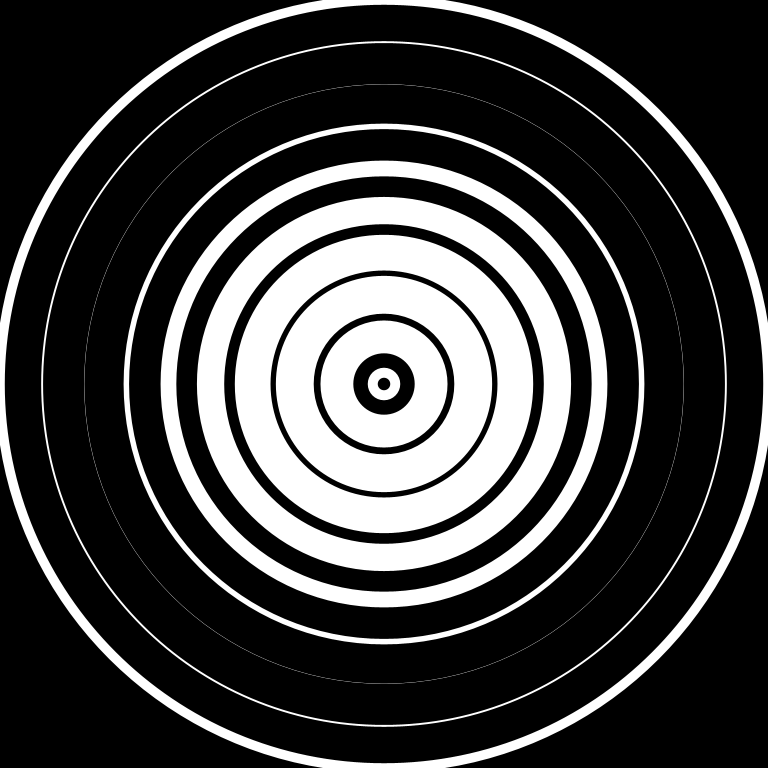
Frame 1 (no input)
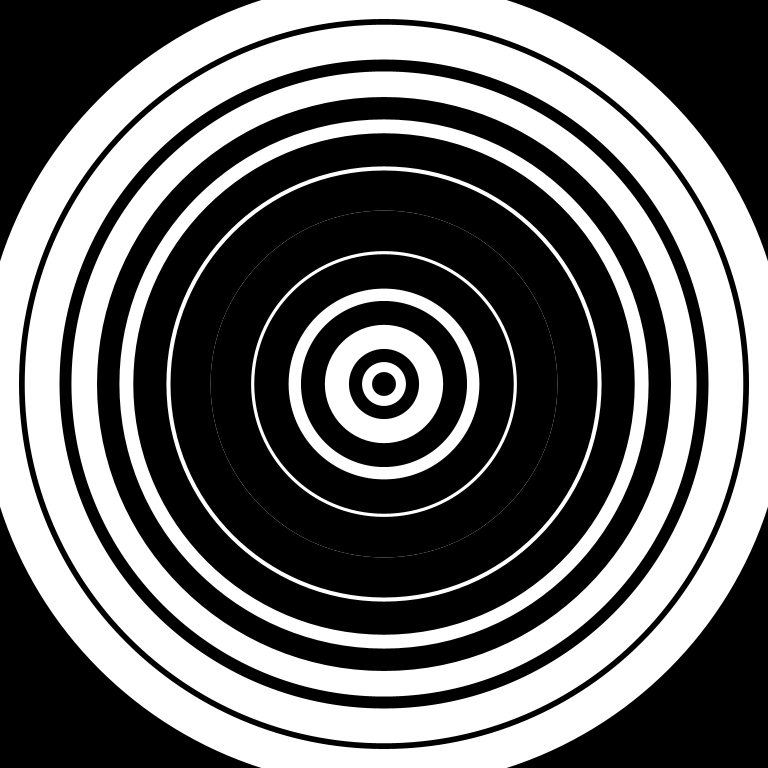
Frame 60 (the mouse pressed at the canvas centre just before this capture)
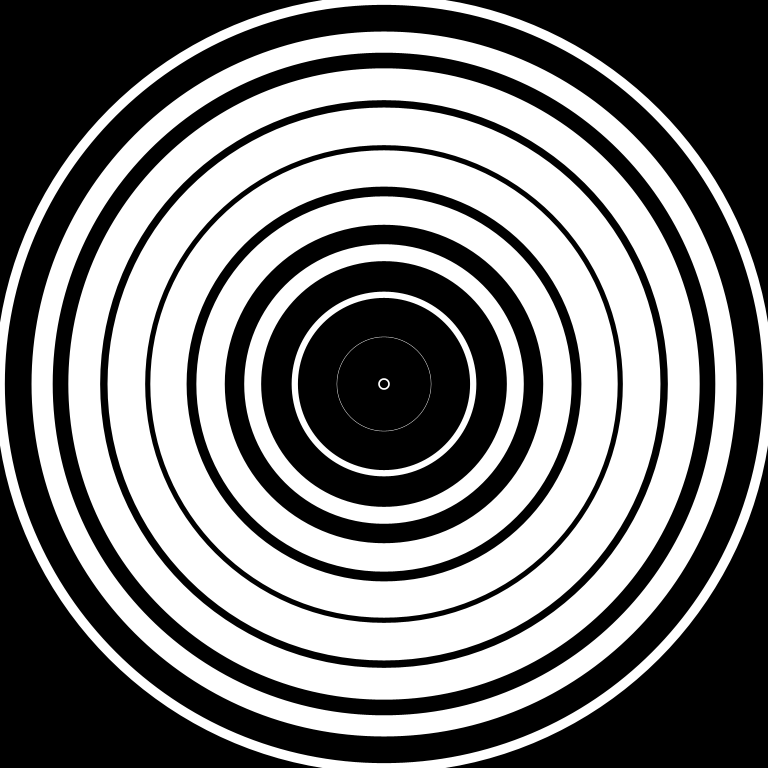
Frame 120 (the mouse held since frame 60 and released just before this capture)

The Processing sketch that drew these frames (run headless with seeded random() and noise(); from frame 60 on, the mouse is pressed at the canvas centre):

// Processing sketch: gif1___circulosConcentricos
// ── gif1___circulosConcentricos.pde
/* Microtaller IED One Year Course DA&ED 2017

   Author: Kike Ramírez
   Exercise: Efecto psicodélico círculos concéntricos
   Fecha: 25/11/2016
   
*/

// Definimos las variables
ArrayList<Circle> circles;    // Lista de círculos
int nCircles = 10;            // Número de círculos

void setup() {

  // Definimos ventana de trabajo
  size(768, 768);
  
  // Inicializamos el valor de la lista de círculos (aún vacía)
  circles = new ArrayList<Circle>();
  
  // Llenamos la lista de círculos
  for (int i = 0; i < nCircles; i++) {
    
    float radio = map(i, 0, nCircles-1, 10, height);
    Circle circle = new Circle(width/2, height/2, radio, height/2/nCircles, color(255));
    circles.add(circle);
    
  }
  
}

void draw() {
  
  // Limpiamos canvas anterios
  background(0);
  
  // Recorremos la lista (en sentido inverso) actualizando y dibujando.
  for (int i = nCircles-1; i >= 0; i--) {
    
    float delta = i * 2 * PI / nCircles;
    float w = map( sin( float(millis()) / 500+delta ), -1, 1, 0, height/nCircles);
    circles.get(i).update(w);
    circles.get(i).display();
    
  }
  
}
// ── Circle.pde
/* Microtaller IED One Year Course DA&ED 2017

   Author: Kike Ramírez
   Exercise: Efecto psicodélico círculos concéntricos
   Fecha: 25/11/2016
   
*/

// Clase circulo

class Circle {

  // Parámetros de la clase
  int xCenter;
  int yCenter;
  float radioCircle;
  float widthCircle;
  color colorCircle;
  
  // Constructor de la clase
  Circle(int xCenter_, int yCenter_, float radioCircle_, float widthCircle_, color colorCircle_) {
  
    xCenter = xCenter_;
    yCenter = yCenter_;
    radioCircle = radioCircle_;
    widthCircle = widthCircle_;
    colorCircle = colorCircle_;
    
  }
  
  // Actualizamos parametros
  void update(float widthCircle_) {
  
    widthCircle = widthCircle_;
  
  }

  // Dibujamos el circulo
  void display() {
  
    noStroke();
    fill(colorCircle);
    ellipse(xCenter, yCenter, radioCircle + widthCircle/2, radioCircle + widthCircle/2);
    fill(0);
    ellipse(xCenter, yCenter, radioCircle - widthCircle/2, radioCircle - widthCircle/2);
    
  }


}
